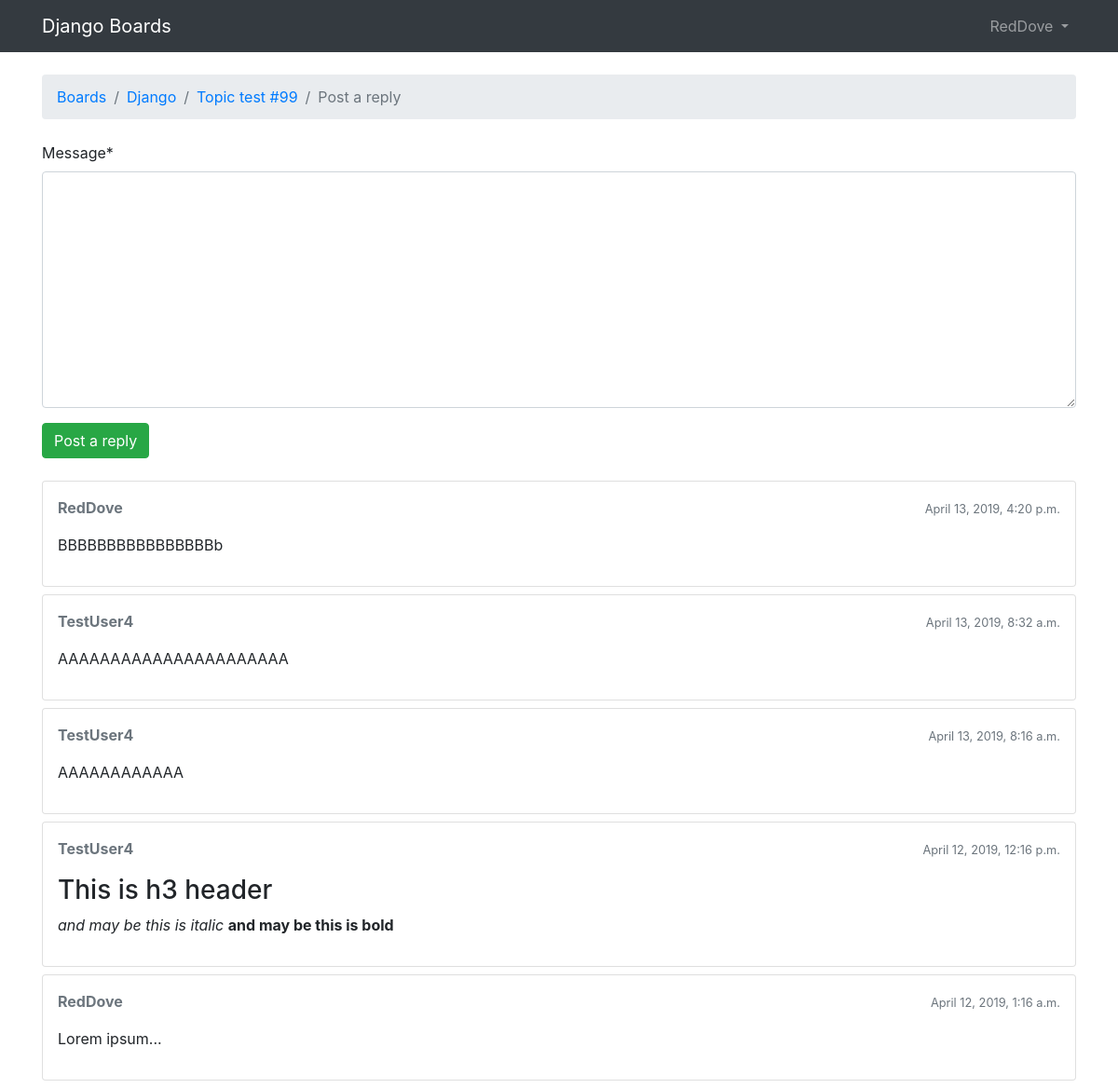
The page /boards/1/topics/105/reply/ (signed in) on the database its author committed.
### boards/models.py (models this page shows, shortened)
class Topic(models.Model):
    subject = models.CharField(max_length=255)
    last_updated = models.DateTimeField(auto_now_add=True)
    board = models.ForeignKey(Board, related_name='topics', on_delete=models.CASCADE)
    starter = models.ForeignKey(User, related_name='topics', on_delete=models.CASCADE)
    views = models.PositiveIntegerField(default=0)
    def get_last_ten_posts(self):
        return self.posts.order_by('-created_at')[:10]

class Board(models.Model):
    name = models.CharField(max_length=30, unique=True)
    description = models.CharField(max_length=100)

class Post(models.Model):
    message = models.TextField(max_length=4000)
    topic = models.ForeignKey(Topic, related_name='posts', on_delete=models.CASCADE)
    created_at = models.DateTimeField(auto_now_add=True)
    updated_at = models.DateTimeField(null=True)
    created_by = models.ForeignKey(User, related_name='posts', on_delete=models.CASCADE)
    updated_by = models.ForeignKey(User, null=True, related_name='+', on_delete=models.CASCADE)
    def get_message_as_markdown(self):
        return mark_safe(markdown(self.message, safe_mode='escape'))

### boards/views.py (the view)
# urls.py: re_path(r'^boards/(?P<pk>\d+)/topics/(?P<topic_pk>\d+)/reply/$', views.reply_topic, name='reply_topic'),
@login_required
def reply_topic(request, pk, topic_pk):
    topic = get_object_or_404(Topic, board__pk=pk, pk=topic_pk)
    if request.method == 'POST':
        form = PostForm(request.POST)
        if form.is_valid():
            post = form.save(commit=False)
            post.topic = topic
            post.created_by = request.user
            post.save()
            topic.last_updated = timezone.now()
            topic.save()
            topic_url = reverse('topic_posts', kwargs={'pk': pk, 'topic_pk': topic_pk})
            topic_post_url = '{url}?page={page}#{id}'.format(
                url=topic_url,
                id=post.pk,
                page=topic.get_page_count()
            )
            return redirect(topic_post_url)
    else:
        form = PostForm()
    return render(request, 'boards/reply_topic.html', {'topic': topic, 'form': form})

### boards/forms.py
class PostForm(forms.ModelForm):
    class Meta:
        model = Post
        fields = ['message', ]

### boards/templates/boards/reply_topic.html (shortened to what this page needs)
{% extends 'boards/base.html' %}
{% load crispy_forms_tags %}
{% load static %}
{% block breadcrumb %}
    <li class="breadcrumb-item"><a href="{% url 'home' %}">Boards</a></li>
    <li class="breadcrumb-item"><a href="{% url 'board_topics' topic.board.pk %}">{{ topic.board.name }}</a></li>
    <li class="breadcrumb-item"><a href="{% url 'topic_posts' topic.board.pk topic.pk %}">{{ topic.subject }}</a></li>
    <li class="breadcrumb-item active">Post a reply</li>
{% endblock %}
{% block content %}
    <form method="post" class="mb-4">
        {{ form|crispy }}
        <button type="submit" class="btn btn-success">Post a reply</button>
    </form>
    {% for post in topic.get_last_ten_posts %}
        <div class="card mb-2">
            <div class="card-body p-3">
                <div class="row mb-3">
                    <div class="col-6">
                        <strong class="text-muted">{{ post.created_by.username }}</strong>
                    </div>
                    <div class="col-6 text-right">
                        <small class="text-muted">{{ post.created_at }}</small>
                    </div>
                </div>
                {{ post.get_message_as_markdown }}
            </div>
        </div>
    {% endfor %}
{% endblock content %}

### boards/templates/boards/base.html (shortened to what this page needs)
{% load static %}
<!DOCTYPE html>
<html lang="en">
  <head>
  <link rel="stylesheet" href="{% static 'css/bootstrap.min.css' %}">
  </head>
{% block body %}
<nav class="navbar navbar-expand-sm navbar-dark bg-dark">
  <div class="container">
    <a class="navbar-brand" href="{% url 'home' %}">Django Boards</a>
    <div class="collapse navbar-collapse" id="mainMenu">
      {% if user.is_authenticated %}
        <ul class="navbar-nav ml-auto">
          <li class="nav-item dropdown">
            <a class="nav-link dropdown-toggle" href="#" id="userMenu" data-toggle="dropdown" aria-haspopup="true" aria-expanded="false">
              {{ user.username }}
            </a>
          </li>
        </ul>
      {% else %}
        <form class="form-inline ml-auto">
          <a href="{% url 'login' %}" class="btn btn-outline-secondary">Log in</a>
          <a href="{% url 'signup' %}" class="btn btn-primary ml-2">Sign up</a>
        </form>
      {% endif %}
    </div>
  </div>
</nav>
  <div class="container">
    <ol class="breadcrumb my-4">
      {% block breadcrumb %}
      {% endblock breadcrumb %}
    </ol>
    {% block content %}
    {% endblock content %}
  </div>
{% endblock body %}
</html>

### rows shown on the page
Topic: board.name "Django", subject "Topic test #99"
Post: created_by.username "RedDove", created_at "April 13, 2019, 4:20 p.m.", get_message_as_markdown "BBBBBBBBBBBBBBBBb"
Post: created_by.username "TestUser4", created_at "April 13, 2019, 8:32 a.m.", get_message_as_markdown "AAAAAAAAAAAAAAAAAAAAAA"
Post: created_by.username "TestUser4", created_at "April 13, 2019, 8:16 a.m.", get_message_as_markdown "AAAAAAAAAAAA"
Post: created_by.username "TestUser4", created_at "April 12, 2019, 12:16 p.m.", get_message_as_markdown "This is h3 header and may be this is italic and may be this is bold"
Post: created_by.username "RedDove", created_at "April 12, 2019, 1:16 a.m.", get_message_as_markdown "Lorem ipsum..."

### other values the page prints
{{ user.username }} "RedDove"
